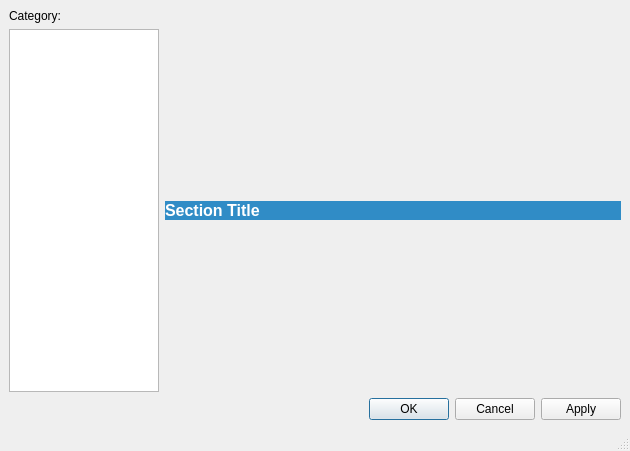
<?xml version="1.0" encoding="UTF-8"?>
<ui version="4.0">
 <class>MainWindow</class>
 <widget class="QMainWindow" name="MainWindow">
  <property name="geometry">
   <rect>
    <x>0</x>
    <y>0</y>
    <width>630</width>
    <height>451</height>
   </rect>
  </property>
  <property name="windowTitle">
   <string>Cyuf Preferences</string>
  </property>
  <widget class="QWidget" name="centralwidget">
   <layout class="QVBoxLayout" name="verticalLayout_3">
    <item>
     <widget class="QLabel" name="label">
      <property name="text">
       <string>Category:</string>
      </property>
     </widget>
    </item>
    <item>
     <layout class="QHBoxLayout" name="horizontalLayout">
      <item>
       <widget class="QListWidget" name="optionsListWidget">
        <property name="sizePolicy">
         <sizepolicy hsizetype="Maximum" vsizetype="Expanding">
          <horstretch>0</horstretch>
          <verstretch>0</verstretch>
         </sizepolicy>
        </property>
        <property name="maximumSize">
         <size>
          <width>150</width>
          <height>16777215</height>
         </size>
        </property>
       </widget>
      </item>
      <item>
       <layout class="QVBoxLayout" name="verticalLayout_2">
        <item>
         <widget class="QLabel" name="sectionTitleLabel">
          <property name="sizePolicy">
           <sizepolicy hsizetype="Preferred" vsizetype="Maximum">
            <horstretch>0</horstretch>
            <verstretch>0</verstretch>
           </sizepolicy>
          </property>
          <property name="font">
           <font>
            <pointsize>12</pointsize>
            <weight>75</weight>
            <bold>true</bold>
           </font>
          </property>
          <property name="styleSheet">
           <string notr="true">color: palette(Light);
background-color: palette(Highlight);</string>
          </property>
          <property name="text">
           <string>Section Title</string>
          </property>
          <property name="margin">
           <number>5</number>
          </property>
         </widget>
        </item>
        <item>
         <layout class="QVBoxLayout" name="childContainer"/>
        </item>
       </layout>
      </item>
     </layout>
    </item>
    <item>
     <widget class="QDialogButtonBox" name="buttonBox">
      <property name="standardButtons">
       <set>QDialogButtonBox::Apply|QDialogButtonBox::Cancel|QDialogButtonBox::Ok</set>
      </property>
     </widget>
    </item>
   </layout>
  </widget>
  <widget class="QMenuBar" name="menubar">
   <property name="geometry">
    <rect>
     <x>0</x>
     <y>0</y>
     <width>630</width>
     <height>19</height>
    </rect>
   </property>
  </widget>
  <widget class="QStatusBar" name="statusbar"/>
 </widget>
 <resources/>
 <connections/>
</ui>
